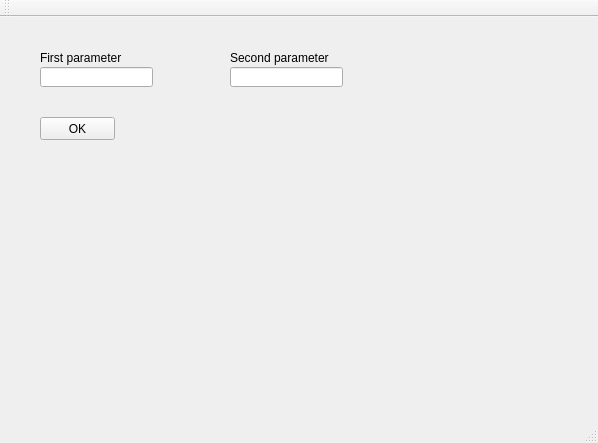
<?xml version="1.0" encoding="UTF-8"?>
<ui version="4.0">
 <class>MainWindow</class>
 <widget class="QMainWindow" name="MainWindow">
  <property name="geometry">
   <rect>
    <x>0</x>
    <y>0</y>
    <width>598</width>
    <height>443</height>
   </rect>
  </property>
  <property name="windowTitle">
   <string>MainWindow</string>
  </property>
  <widget class="QWidget" name="centralWidget">
   <widget class="QCustomPlot" name="customPlot" native="true">
    <property name="geometry">
     <rect>
      <x>30</x>
      <y>150</y>
      <width>361</width>
      <height>211</height>
     </rect>
    </property>
   </widget>
   <widget class="QPushButton" name="pushButton">
    <property name="geometry">
     <rect>
      <x>40</x>
      <y>100</y>
      <width>75</width>
      <height>23</height>
     </rect>
    </property>
    <property name="text">
     <string>OK</string>
    </property>
   </widget>
   <widget class="QLabel" name="label1">
    <property name="geometry">
     <rect>
      <x>40</x>
      <y>30</y>
      <width>101</width>
      <height>21</height>
     </rect>
    </property>
    <property name="text">
     <string>First parameter</string>
    </property>
   </widget>
   <widget class="QLabel" name="label2">
    <property name="geometry">
     <rect>
      <x>230</x>
      <y>30</y>
      <width>101</width>
      <height>21</height>
     </rect>
    </property>
    <property name="text">
     <string>Second parameter</string>
    </property>
   </widget>
   <widget class="QLineEdit" name="lineEdit1">
    <property name="geometry">
     <rect>
      <x>40</x>
      <y>50</y>
      <width>113</width>
      <height>20</height>
     </rect>
    </property>
   </widget>
   <widget class="QLineEdit" name="lineEdit2">
    <property name="geometry">
     <rect>
      <x>230</x>
      <y>50</y>
      <width>113</width>
      <height>20</height>
     </rect>
    </property>
   </widget>
  </widget>
  <widget class="QMenuBar" name="menuBar">
   <property name="geometry">
    <rect>
     <x>0</x>
     <y>0</y>
     <width>598</width>
     <height>21</height>
    </rect>
   </property>
  </widget>
  <widget class="QToolBar" name="mainToolBar">
   <attribute name="toolBarArea">
    <enum>TopToolBarArea</enum>
   </attribute>
   <attribute name="toolBarBreak">
    <bool>false</bool>
   </attribute>
  </widget>
  <widget class="QStatusBar" name="statusBar"/>
 </widget>
 <layoutdefault spacing="6" margin="11"/>
 <customwidgets>
  <customwidget>
   <class>QCustomPlot</class>
   <extends>QWidget</extends>
   <header>qcustomplot.h</header>
   <container>1</container>
  </customwidget>
 </customwidgets>
 <resources/>
 <connections/>
</ui>
